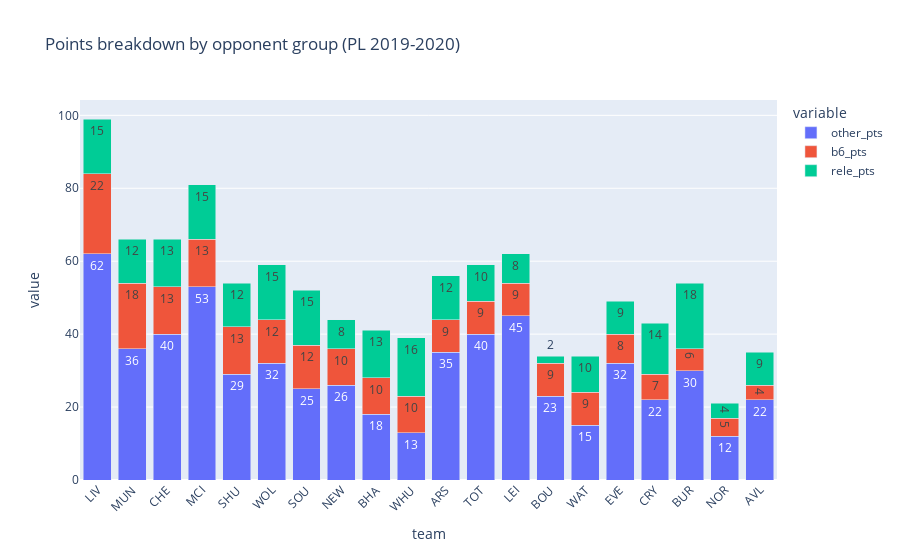

The cell this chart's notebook holds for it:
### Code cell
# creating a league table (one row per team)
# count wins/draws/losses per team
table = pl_1920.groupby('team').agg(
	league=('league', 'first'),
	season=('season', 'first'),
	W=('result', lambda x: (x == 'W').sum()),
	D=('result', lambda x: (x == 'D').sum()),
	L=('result', lambda x: (x == 'L').sum()),
	CS=('ga', 	 lambda x: (x == 0).sum()),
	b6=('b6', 'first'),
	relegated =('is_relegated', 'first')
).reset_index()

#Get points total
table['pts'] = table['W'] * 3 + table['D']

#get cleansheets total


#Give final position ranks based on pts (highest pts -> pos 1), independent of current sort
table['pos'] = table['pts'].rank(method='min', ascending=False).astype(int)

#Sort by points descending for display
table = table.sort_values(by='pts', ascending=False).reset_index(drop=True)

#pts vs big 6
#group games where opponent was in big 6
opp_big6 = pl_1920['opponent'].isin(big_6)

# compute wins and draws vs big 6, then convert to points
b6_table = pl_1920[opp_big6].groupby('team')['result'].agg(
	W_vs_b6=lambda x: (x == 'W').sum(),
	D_vs_b6=lambda x: (x == 'D').sum()
).reset_index()

b6_table['b6_pts'] = b6_table['W_vs_b6'] * 3 + b6_table['D_vs_b6']

# merge b6 points into the main table (keep teams with no b6 matches as 0)
table = table.merge(b6_table[['team', 'b6_pts']], on='team', how='left')
table['b6_pts'] = table['b6_pts'].fillna(0).astype(int)


#Give final position ranks based on pts (highest pts -> pos 1), independent of current sort
table['b6_pos'] = table['b6_pts'].rank(method='min', ascending=False).astype(int)

#pts vs Relegation
# get list of relegated teams (teams marked as relegated in the dataset)
relegated_teams = pl_1920.loc[pl_1920['is_relegated'] == 1, 'team'].unique()

# group games where opponent was a relegated team
opp_rele = pl_1920['opponent'].isin(relegated_teams)

# compute wins and draws vs relegated teams, then convert to points
rele_table = pl_1920[opp_rele].groupby('team')['result'].agg(
	W_vs_rele=lambda x: (x == 'W').sum(),
	D_vs_rele=lambda x: (x == 'D').sum()
).reset_index()

rele_table['rele_pts'] = rele_table['W_vs_rele'] * 3 + rele_table['D_vs_rele']

# merge rele points into the main table (keep teams with no rele matches as 0)
table = table.merge(rele_table[['team', 'rele_pts']], on='team', how='left')
table['rele_pts'] = table['rele_pts'].fillna(0).astype(int)

table['other_pts'] = table['pts'] - (table['rele_pts'] + table['b6_pts'])
table['other_pts'] = table['other_pts'].fillna(0).astype(int)


display(table)
table = table.sort_values('b6_pts', ascending=False)
#Stacked Chart of the teams point sharing
fig = px.bar(
    table,
    x='team',
    y=['other_pts', 'b6_pts', 'rele_pts'],
    title='Points breakdown by opponent group (PL 2019-2020)',
    text_auto=True
    )

fig.update_layout(barmode='stack', xaxis_tickangle=-45)
fig.show()

### Figure 1 — Plotly figure (JSON) as saved in the notebook; plotly's stock layout.template omitted (floating-point values rounded to 4 significant figures)
{"data": [{"hovertemplate": "variable=other_pts<br>team=%{x}<br>value=%{y}<extra></extra>", "legendgroup": "other_pts", "marker": {"color": "#636efa", "pattern": {"shape": ""}}, "name": "other_pts", "orientation": "v", "showlegend": true, "textposition": "auto", "texttemplate": "%{y}", "type": "bar", "x": ["LIV", "MUN", "CHE", "MCI", "SHU", "WOL", "SOU", "NEW", "BHA", "WHU", "ARS", "TOT", "LEI", "BOU", "WAT", "EVE", "CRY", "BUR", "NOR", "AVL"], "xaxis": "x", "y": [62, 36, 40, 53, 29, 32, 25, 26, 18, 13, 35, 40, 45, 23, 15, 32, 22, 30, 12, 22], "yaxis": "y"}, {"hovertemplate": "variable=b6_pts<br>team=%{x}<br>value=%{y}<extra></extra>", "legendgroup": "b6_pts", "marker": {"color": "#EF553B", "pattern": {"shape": ""}}, "name": "b6_pts", "orientation": "v", "showlegend": true, "textposition": "auto", "texttemplate": "%{y}", "type": "bar", "x": ["LIV", "MUN", "CHE", "MCI", "SHU", "WOL", "SOU", "NEW", "BHA", "WHU", "ARS", "TOT", "LEI", "BOU", "WAT", "EVE", "CRY", "BUR", "NOR", "AVL"], "xaxis": "x", "y": [22, 18, 13, 13, 13, 12, 12, 10, 10, 10, 9, 9, 9, 9, 9, 8, 7, 6, 5, 4], "yaxis": "y"}, {"hovertemplate": "variable=rele_pts<br>team=%{x}<br>value=%{y}<extra></extra>", "legendgroup": "rele_pts", "marker": {"color": "#00cc96", "pattern": {"shape": ""}}, "name": "rele_pts", "orientation": "v", "showlegend": true, "textposition": "auto", "texttemplate": "%{y}", "type": "bar", "x": ["LIV", "MUN", "CHE", "MCI", "SHU", "WOL", "SOU", "NEW", "BHA", "WHU", "ARS", "TOT", "LEI", "BOU", "WAT", "EVE", "CRY", "BUR", "NOR", "AVL"], "xaxis": "x", "y": [15, 12, 13, 15, 12, 15, 15, 8, 13, 16, 12, 10, 8, 2, 10, 9, 14, 18, 4, 9], "yaxis": "y"}], "layout": {"barmode": "stack", "legend": {"title": {"text": "variable"}, "tracegroupgap": 0}, "title": {"text": "Points breakdown by opponent group (PL 2019-2020)"}, "xaxis": {"anchor": "y", "domain": [0, 1], "tickangle": -45, "title": {"text": "team"}}, "yaxis": {"anchor": "x", "domain": [0, 1], "title": {"text": "value"}}}}
